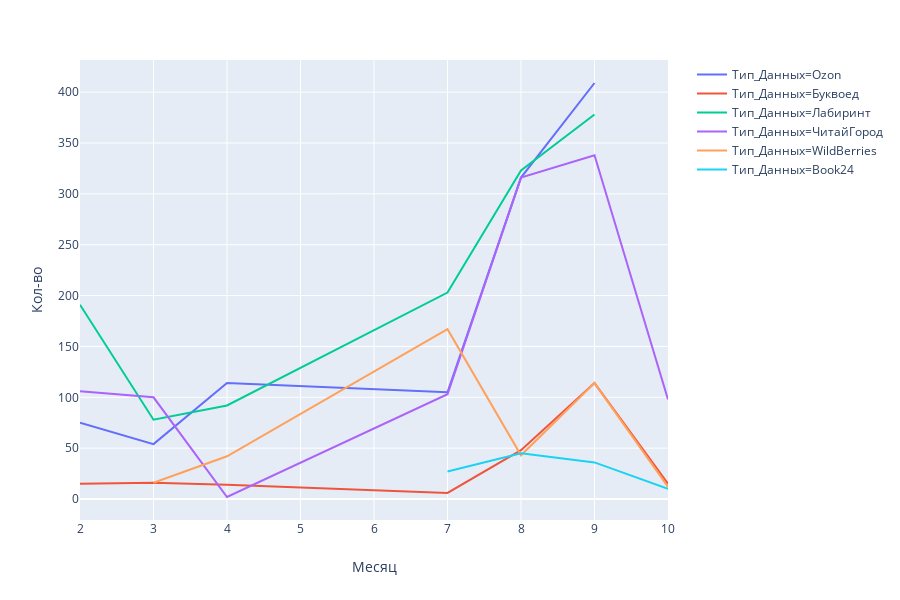

Notebook code cell kept with this figure:
### Code cell
fig = px.line(df1, x="Месяц", y="Кол-во", color='Тип_Данных')
fig.show()

### Figure 1 — Plotly figure (JSON) as saved in the notebook; plotly's stock layout.template omitted (floating-point values rounded to 4 significant figures)
{"data": [{"hoverlabel": {"namelength": 0}, "hovertemplate": "Тип_Данных=Ozon<br>Месяц=%{x}<br>Кол-во=%{y}", "legendgroup": "Тип_Данных=Ozon", "line": {"color": "#636efa", "dash": "solid"}, "mode": "lines", "name": "Тип_Данных=Ozon", "showlegend": true, "type": "scatter", "x": [2, 3, 4, 7, 8, 9], "xaxis": "x", "y": [75, 54, 114, 105, 316, 409], "yaxis": "y"}, {"hoverlabel": {"namelength": 0}, "hovertemplate": "Тип_Данных=Буквоед<br>Месяц=%{x}<br>Кол-во=%{y}", "legendgroup": "Тип_Данных=Буквоед", "line": {"color": "#EF553B", "dash": "solid"}, "mode": "lines", "name": "Тип_Данных=Буквоед", "showlegend": true, "type": "scatter", "x": [2, 3, 4, 7, 8, 9, 10], "xaxis": "x", "y": [15, 16, 14, 6, 48, 114, 15], "yaxis": "y"}, {"hoverlabel": {"namelength": 0}, "hovertemplate": "Тип_Данных=Лабиринт<br>Месяц=%{x}<br>Кол-во=%{y}", "legendgroup": "Тип_Данных=Лабиринт", "line": {"color": "#00cc96", "dash": "solid"}, "mode": "lines", "name": "Тип_Данных=Лабиринт", "showlegend": true, "type": "scatter", "x": [2, 3, 4, 7, 8, 9], "xaxis": "x", "y": [191, 78, 92, 203, 323, 378], "yaxis": "y"}, {"hoverlabel": {"namelength": 0}, "hovertemplate": "Тип_Данных=ЧитайГород<br>Месяц=%{x}<br>Кол-во=%{y}", "legendgroup": "Тип_Данных=ЧитайГород", "line": {"color": "#ab63fa", "dash": "solid"}, "mode": "lines", "name": "Тип_Данных=ЧитайГород", "showlegend": true, "type": "scatter", "x": [2, 3, 4, 7, 8, 9, 10], "xaxis": "x", "y": [106, 100, 2, 103, 316, 338, 98], "yaxis": "y"}, {"hoverlabel": {"namelength": 0}, "hovertemplate": "Тип_Данных=WildBerries<br>Месяц=%{x}<br>Кол-во=%{y}", "legendgroup": "Тип_Данных=WildBerries", "line": {"color": "#FFA15A", "dash": "solid"}, "mode": "lines", "name": "Тип_Данных=WildBerries", "showlegend": true, "type": "scatter", "x": [3, 4, 7, 8, 9, 10], "xaxis": "x", "y": [16, 42, 167, 43, 114, 12], "yaxis": "y"}, {"hoverlabel": {"namelength": 0}, "hovertemplate": "Тип_Данных=Book24<br>Месяц=%{x}<br>Кол-во=%{y}", "legendgroup": "Тип_Данных=Book24", "line": {"color": "#19d3f3", "dash": "solid"}, "mode": "lines", "name": "Тип_Данных=Book24", "showlegend": true, "type": "scatter", "x": [7, 8, 9, 10], "xaxis": "x", "y": [27, 45, 36, 10], "yaxis": "y"}], "layout": {"height": 600, "legend": {"tracegroupgap": 0}, "margin": {"t": 60}, "xaxis": {"anchor": "y", "domain": [0, 0.98], "title": {"text": "Месяц"}}, "yaxis": {"anchor": "x", "domain": [0, 1], "title": {"text": "Кол-во"}}}}
